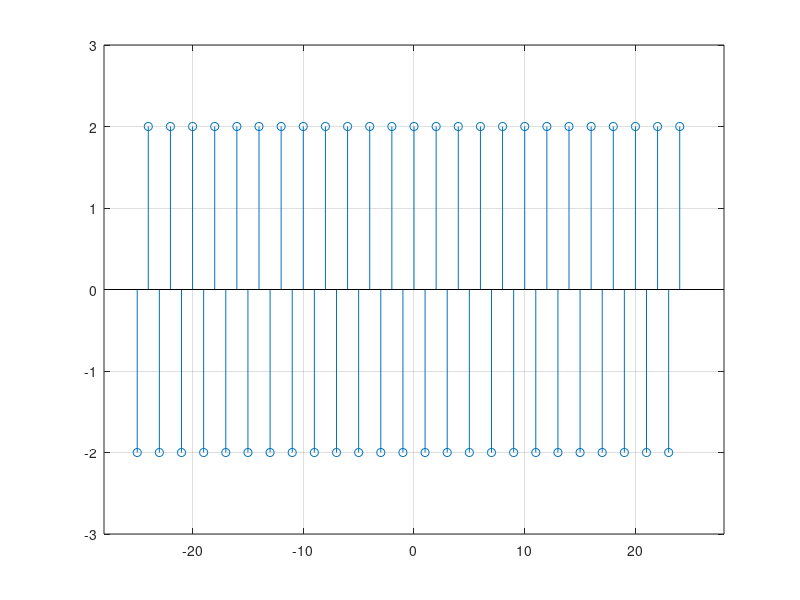

Reproduce this figure in MATLAB.
clc; clear all; close all;
for i=1:2:50
    x(1,i)=-2;
end
for i=2:2:50
    x(1,i)=2;
end
n=-25:24
stem(n,x)
axis([-28 28 -3 3])
grid on;